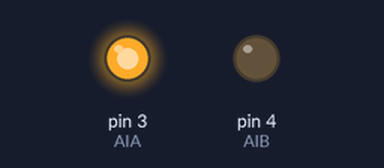
Recording of a sketch running on a simulated Arduino Uno, built with avr-gcc and run on an emulated ATmega328P. Parts: output pins drawn as LEDs (lit = HIGH).

Above: at 2.0 s.
At 6.0 s:
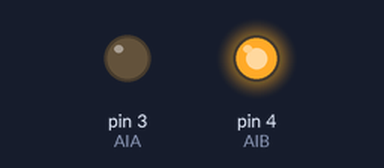
Timing chart, 0 to 10.4 s (numbered marks = the images above):
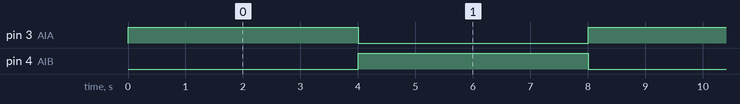

The sketch:

_47_L9110_test_motor_02.ino
```cpp
// (licence header left out)
const int AIA = 3;
const int AIB = 4;
//const int BIA = 5;            // If you have the dual driver remove
//const int BIB = 6;            // the comments and enable the other engine
byte speed = 255;

void setup() {
  Serial.begin(9600);
  pinMode(AIA, OUTPUT);
  pinMode(AIB, OUTPUT);
  //pinMode(BIA, OUTPUT);
  //pinMode(BIB, OUTPUT);
}
void loop() {
  forward();                    // Forward and back forever!
  delay(4000);
  backward();
  delay(4000);

}
void backward()
{
  analogWrite(AIA, 0);          // Simply reverse the logic ;-)
  analogWrite(AIB, speed);      // Watch the video to grab the knowledge!
  //analogWrite(BIA, 0);
  //analogWrite(BIB, speed);
}
void forward()
{
  analogWrite(AIA, speed);
  analogWrite(AIB, 0);
  //analogWrite(BIA, speed);
  //analogWrite(BIB, 0);
}
```

Measured:
- by itself, pin 3 (AIA), pin 4 (AIB): alternates HIGH for 4.0 s and LOW for 4.0 s
